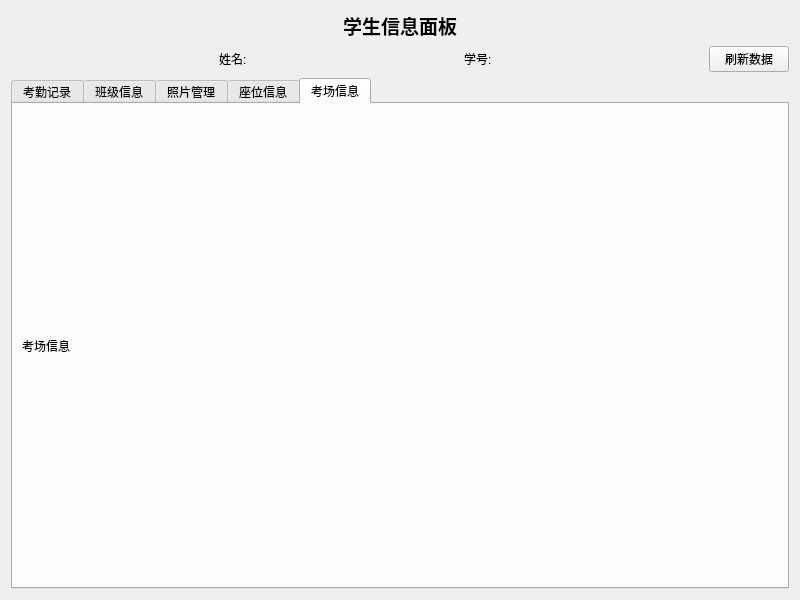
<?xml version="1.0" encoding="UTF-8"?>
<ui version="4.0">
 <class>StudentWidget</class>
 <widget class="QWidget" name="StudentWidget">
  <property name="geometry">
   <rect>
    <x>0</x>
    <y>0</y>
    <width>800</width>
    <height>600</height>
   </rect>
  </property>
  <property name="windowTitle">
   <string>学生界面</string>
  </property>
  <layout class="QVBoxLayout" name="verticalLayout">
   <item>
    <widget class="QLabel" name="titleLabel">
     <property name="font">
      <font>
       <pointsize>14</pointsize>
       <bold>true</bold>
      </font>
     </property>
     <property name="text">
      <string>学生信息面板</string>
     </property>
     <property name="alignment">
      <set>Qt::AlignCenter</set>
     </property>
    </widget>
   </item>
   <item>
    <layout class="QHBoxLayout" name="infoLayout">
     <item>
      <spacer name="horizontalSpacer">
       <property name="orientation">
        <enum>Qt::Horizontal</enum>
       </property>
       <property name="sizeHint" stdset="0">
        <size>
         <width>40</width>
         <height>20</height>
        </size>
       </property>
      </spacer>
     </item>
     <item>
      <widget class="QLabel" name="nameLabel">
       <property name="text">
        <string>姓名: </string>
       </property>
      </widget>
     </item>
     <item>
      <spacer name="horizontalSpacer_3">
       <property name="orientation">
        <enum>Qt::Horizontal</enum>
       </property>
       <property name="sizeHint" stdset="0">
        <size>
         <width>40</width>
         <height>20</height>
        </size>
       </property>
      </spacer>
     </item>
     <item>
      <widget class="QLabel" name="studentIdLabel">
       <property name="text">
        <string>学号: </string>
       </property>
      </widget>
     </item>
     <item>
      <spacer name="horizontalSpacer_2">
       <property name="orientation">
        <enum>Qt::Horizontal</enum>
       </property>
       <property name="sizeHint" stdset="0">
        <size>
         <width>40</width>
         <height>20</height>
        </size>
       </property>
      </spacer>
     </item>
     <item>
      <widget class="QPushButton" name="refreshButton">
       <property name="text">
        <string>刷新数据</string>
       </property>
      </widget>
     </item>
    </layout>
   </item>
   <item>
    <widget class="QTabWidget" name="tabWidget">
     <property name="currentIndex">
      <number>4</number>
     </property>
     <widget class="QWidget" name="attendanceTab">
      <attribute name="title">
       <string>考勤记录</string>
      </attribute>
      <layout class="QVBoxLayout" name="verticalLayout_2">
       <item>
        <widget class="QTableView" name="attendanceTableView"/>
       </item>
      </layout>
     </widget>
     <widget class="QWidget" name="classTab">
      <attribute name="title">
       <string>班级信息</string>
      </attribute>
      <layout class="QVBoxLayout" name="verticalLayout_3">
       <item>
        <widget class="QTableView" name="classTableView"/>
       </item>
      </layout>
     </widget>
     <widget class="QWidget" name="photoTab">
      <attribute name="title">
       <string>照片管理</string>
      </attribute>
      <layout class="QVBoxLayout" name="verticalLayout_4">
       <item>
        <widget class="QLabel" name="photoStatusLabel">
         <property name="text">
          <string>照片状态: 未上传</string>
         </property>
        </widget>
       </item>
       <item>
        <widget class="QPushButton" name="uploadPhotoButton">
         <property name="text">
          <string>上传照片</string>
         </property>
        </widget>
       </item>
       <item>
        <widget class="QLabel" name="photoPreviewLabel">
         <property name="text">
          <string>照片预览</string>
         </property>
         <property name="alignment">
          <set>Qt::AlignCenter</set>
         </property>
        </widget>
       </item>
      </layout>
     </widget>
     <widget class="QWidget" name="seatTab">
      <attribute name="title">
       <string>座位信息</string>
      </attribute>
      <layout class="QVBoxLayout" name="verticalLayout_5">
       <item>
        <widget class="QLabel" name="examRoomInfoLabel">
         <property name="text">
          <string>考场信息</string>
         </property>
        </widget>
       </item>
       <item>
        <widget class="QLabel" name="seatInfoLabel">
         <property name="text">
          <string>座位信息</string>
         </property>
        </widget>
       </item>
      </layout>
     </widget>
     <widget class="QWidget" name="examInfoTab">
      <attribute name="title">
       <string>考场信息</string>
      </attribute>
      <layout class="QVBoxLayout" name="verticalLayout_6">
       <item>
        <widget class="QLabel" name="examInfoLabel">
         <property name="text">
          <string>考场信息</string>
         </property>
        </widget>
       </item>
      </layout>
     </widget>
    </widget>
   </item>
  </layout>
 </widget>
 <resources/>
 <connections/>
</ui>
